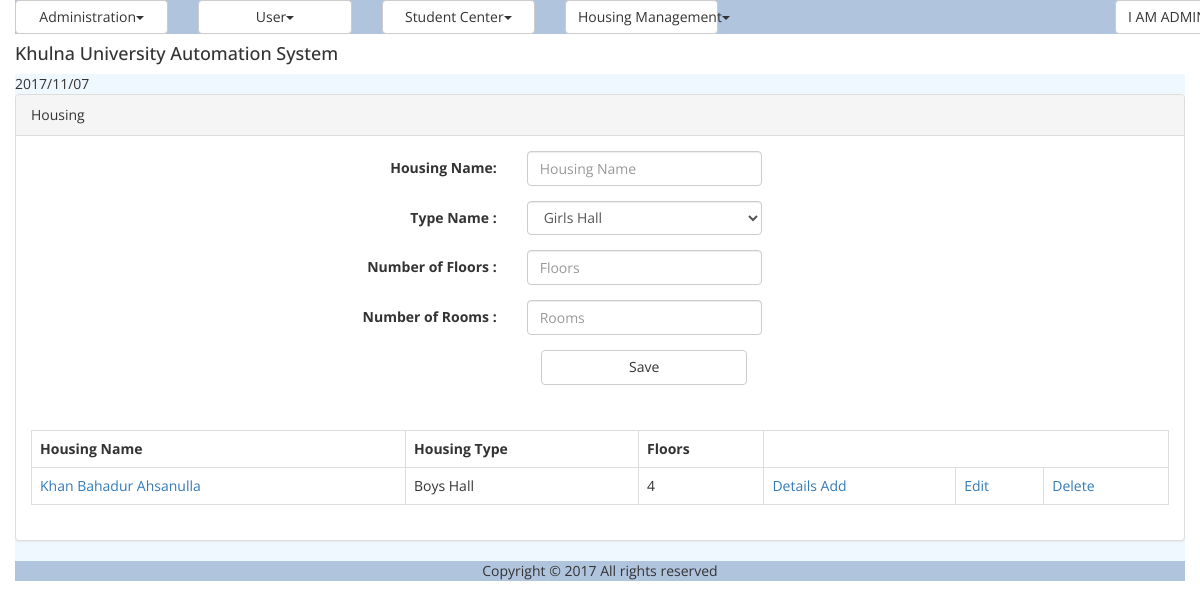
Before: /housing.php (signed in) with the older database file.
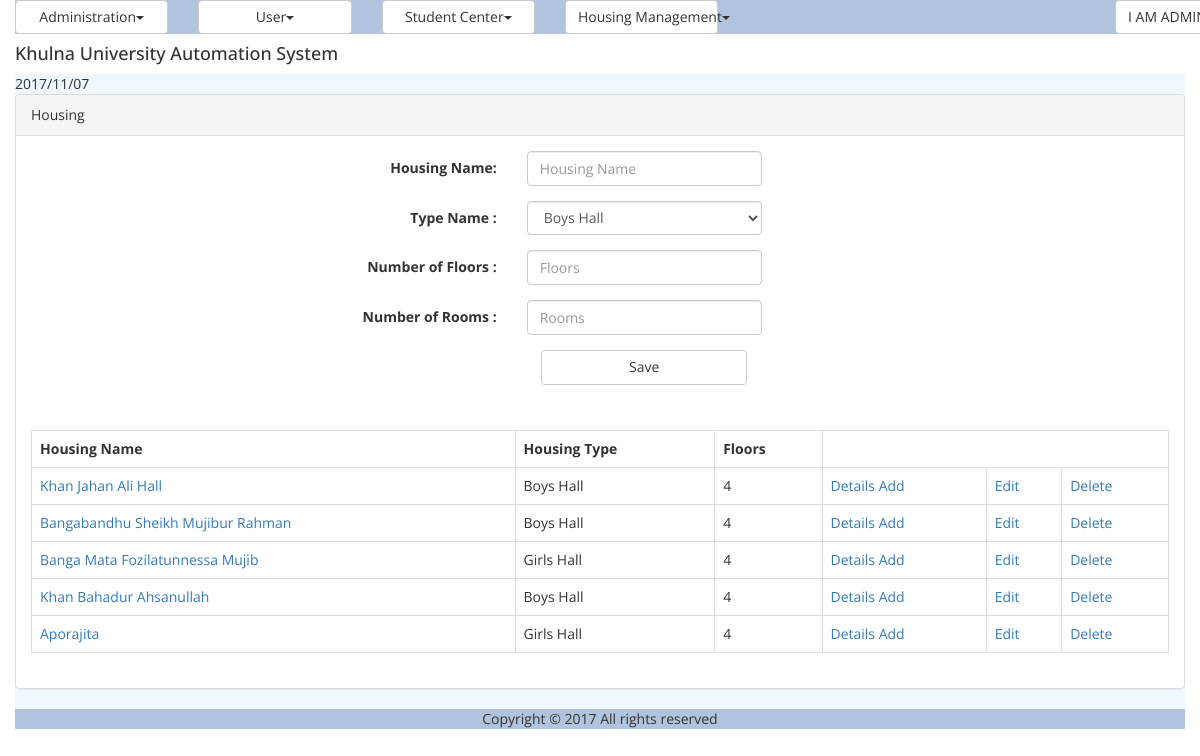
After: the same page with the newer database file.
### tables this page shows
CREATE TABLE `hms_type` (
  `id` varchar(128) NOT NULL,
  `name` varchar(128) NOT NULL
);

CREATE TABLE `hms_housing` (
  `id` varchar(40) NOT NULL,
  `name` varchar(40) NOT NULL,
  `type_id` varchar(128) NOT NULL,
  `no_of_floor` int(11) NOT NULL,
  `no_of_room` int(11) NOT NULL
);

### util/class.util.php (called while the page is built, shortened)
<?php
class ConfigUtil implements I_DBConfig, I_LogConfig, I_LanguageConfig{
	public static $s_instance;
	private $_host;
	private $_username;
	private $_password;
	private $_database;
	public static function getInstance() {
		if(!self::$s_instance) {
			self::$s_instance = new self();
		}
		return self::$s_instance;
	}
	private function readConfig(){
		$this->_ini_array = parse_ini_file(CONFIG.'system.ini');
		$this->_host =	$this->_ini_array['db_host'];
		$this->_username = $this->_ini_array['db_username'];
		$this->_password = $this->_ini_array['db_password'];
		$this->_database = $this->_ini_array['db_database'];
	}
	public function getDBHost(){
		return $this->_host;
	}
	public function getDBUserName(){
		return $this->_username;
	}
	public function getDBPassword(){
		return $this->_password;
	}
	public function getDBName(){
		return $this->_database;
	}
}
class DBUtil implements I_DBUtil {
	private static $s_instance;
	private $_host;
	private $_username;
	private $_password;
	private $_database;
	protected $_connection;
	protected $_result;
	public static function getInstance() {
		if(!self::$s_instance) {
			self::$s_instance = new self();
		}
		return self::$s_instance;
	}
	private function readDBConfig(){
		$_config = ConfigUtil::getInstance();
		$this->_host = $_config->getDBHost();
		$this->_username = $_config->getDBUserName();
		$this->_password = $_config->getDBPassword();
		$this->_database = $_config->getDBName();
	}
	private function setConnection(){
		$this->_connection = new mysqli($this->_host, $this->_username,
			$this->_password, $this->_database);
	}
	public function doQuery($sql) {
		$this->_result = $this->_connection->query($sql) or die(mysqli_error($this->_result));
		return $this->_result;
	}
	public function getNumRows() {
		$this->_numRows = mysqli_num_rows($this->_result);
		return $this->_numRows;
	}
	public function getAllRows() {
		$rows = array();
		for($x = 0; $x < $this->getNumRows(); $x++) {
			$rows[] = mysqli_fetch_assoc($this->_result);
		}
		return $rows;
	}
	public function getTopRow() {
		return $this->_result->fetch_array();
	}
}
class LogUtil{
	private static $s_instance;
	public static function getInstance(){
		if(!self::$s_instance) {
			self::$s_instance = new self();
		}
		return self::$s_instance;
	}
}
class LangUtil{
	private static $s_instance;
	public static function getInstance() {
		if(!self::$s_instance) {
			self::$s_instance = new self();
		}
		return self::$s_instance;
	}
}
?>

### modules/housing/ui/blade/view.housing.blade.php (called while the page is built, shortened)
<?php
include_once UTILITY.'class.util.php';
include_once MODULES_HOUSING_BAO.'class.housingbao.php';
include_once MODULES_HOUSING_BAO.'class.housingTypebao.php';
$_HousingBAO = new HousingBAO();
$_HousingTypeBAO = new HousingTypeBAO();
?>

### modules/housing/bao/class.housingTypebao.php (called while the page is built, shortened)
<?php
include_once UTILITY.'class.util.php';
include_once MODULES_HOUSING_DAO.'class.housingTypedao.php';
class HousingTypeBAO
{
	private $_HousingTypeDAO;
	function __construct(){
		$this->_HousingTypeDAO = new HousingTypeDAO();
	}
	public function getAllHousingTypes(){
		$Result = $this->_HousingTypeDAO->getAllHousingTypes();
		return $Result;
	}
}
 ?>

### modules/housing/dao/class.housingTypedao.php (called while the page is built, shortened)
<?php
include_once COMMON.'class.common.php';
include_once COMMON.'class.common.housing.php';
include_once UTILITY.'class.util.php';
class HousingTypeDAO
{
    private $_DB;
	function __construct(){
		$this->_DB = DBUtil::getInstance();
	}
	public function getAllHousingTypes(){
		$HousingTypeList = array();
		$this->_DB->doQuery("SELECT * FROM hms_type");
		$rows = $this->_DB->getAllRows();
		for($i = 0; $i < sizeof($rows); $i++) {
			$row = $rows[$i];
			$this->_HousingType = new HousingType();
		    $this->_HousingType->setID ( $row['id']);
		    $this->_HousingType->setName( $row['name'] );
		    $HousingTypeList[]=$this->_HousingType;
		}
		$Result = new Result();
		$Result->setIsSuccess(1);
		$Result->setResultObject($HousingTypeList);
		return $Result;
	}
}
 ?>

### common/class.common.php (called while the page is built, shortened)
<?php
class Result{
    private $_IsSuccess=0;
    private $_ResultObject;
    public function setIsSuccess($IsSuccess){
        $this->_IsSuccess = $IsSuccess;
    }
    public function getIsSuccess(){
        return $this->_IsSuccess;
    }
    public function setResultObject($ResultObject){
        $this->_ResultObject = $ResultObject;
    }
    public function getResultObject(){
        return $this->_ResultObject;
    }
}
?>

### common/class.common.housing.php (called while the page is built, shortened)
<?php
class HousingType{
    private $_ID;
    private $_name;
    public function setID ( $ID ) {
        $this->_ID = $ID;
    }
    public function getID () {
        return $this->_ID;
    }
    public function setName ($Name){
        $this->_name = $Name;
    }
    public function getName(){
        return $this->_name;
    }
}
class Housing{
    private $_ID;
    private $_name;
    private $_no_of_floor;
    private $_type_id;
    public function setID ( $ID ) {
        $this->_ID = $ID;
    }
    public function getID () {
        return $this->_ID;
    }
    public function setName ($Name){
        $this->_name = $Name;
    }
    public function getName(){
        return $this->_name;
    }
    public function setTypeId ($type_id){
        $this->_type_id = $type_id;
    }
    public function getTypeId(){
        return $this->_type_id;
    }
    public function setFloor ($no_of_floor){
        $this->_no_of_floor = $no_of_floor;
    }
    public function getFloor(){
        return $this->_no_of_floor;
    }
}

### modules/housing/bao/class.housingbao.php (called while the page is built, shortened)
<?php
include_once UTILITY.'class.util.php';
include_once MODULES_HOUSING_DAO.'class.housingdao.php';
Class HousingBAO{
	private $_HousingDAO;
	function __construct(){
		$this->_HousingDAO = new HousingDAO();
	}
	public function getAllHousing(){
		$Result = $this->_HousingDAO->getAllHousing();
		return $Result;
	}
	public function getNameFromTypeID($Housing){
		$Result = $this->_HousingDAO->getNameFromTypeID($Housing);
		return $Result;
	}
}
?>

### modules/housing/dao/class.housingdao.php (called while the page is built, shortened)
<?php
include_once COMMON.'class.common.php';
include_once COMMON.'class.common.housing.php';
include_once UTILITY.'class.util.php';
include_once MODULES_HOUSING_DAO.'class.housingTypedao.php';
Class HousingDAO{
	private $_DB;
	function __construct(){
		$this->_DB = DBUtil::getInstance();
	}
	public function getAllHousing(){
		$HousingList = array();
		$this->_DB->doQuery("SELECT * FROM hms_housing");
		$rows = $this->_DB->getAllRows();
		for($i = 0; $i < sizeof($rows); $i++) {
			$row = $rows[$i];
			$this->_Housing = new Housing();
		    $this->_Housing->setID ( $row['id']);
		    $this->_Housing->setName( $row['name'] );
		    $this->_Housing->setTypeId( $row['type_id'] );
		    $this->_Housing->setFloor( $row['no_of_floor'] );
		    $this->_Housing->setRoom( $row['no_of_room'] );
		    $HousingList[]=$this->_Housing;
		}
		$Result = new Result();
		$Result->setIsSuccess(1);
		$Result->setResultObject($HousingList);
		return $Result;
	}
	public function getNameFromTypeID($TypeID){
		$SQL = "SELECT * FROM hms_type WHERE id='".$TypeID."'";
		$SQL = $this->_DB->doQuery($SQL);
		$row = $this->_DB->getTopRow();
		$this->_HousingType = new HousingType();
		$this->_HousingType->setID ( $row['id']);
		$this->_HousingType->setName( $row['name'] );
	 	$Result = new Result();
		$Result->setIsSuccess(1);
		$Result->setResultObject($this->_HousingType);
		return $Result;
	}
}
?>

### modules/housing/ui/view.housing.php (the view, shortened to what the changed rows need)
<?php
include_once MODULES_HOUSING_BLADE.'view.housing.blade.php';
include_once COMMON.'class.common.php';
include_once COMMON.'class.common.housing.php';
?>
<div class="panel panel-default">
	    <div class="panel-body">
			<div id="form">
				<form method="post" class="form-horizontal">
					<?php if(!isset($_GET['edit'])){ ?>
						<div class="form-group">
							<div class="col-sm-6">
									    <?php
									    $var = '<select name="txtType" class="form-control"  id="select-from-type">';
										$Result = $_HousingTypeBAO->getAllHousingTypes();
										if($Result->getIsSuccess()){
											$HousingTypes = $Result->getResultObject();
									       for ($i=0; $i < sizeof($HousingTypes); $i++) {
									       		$HousingType = $HousingTypes[$i];
									    		$var = $var. '<option value="'.$HousingType->getID().'"';
									          	$var = $var.'>'.$HousingType->getName().'</option>';
											}
											$var = $var.'</select>';
										}
										echo $var;
										?>
							</div>
						</div>
					<?php }?>
				</form>
			</div>
		</div>
		<div class="panel-body">
			<table class="table table-bordered">
			<?php
			$Result = $_HousingBAO->getAllHousing();
			if($Result->getIsSuccess()){
				$HousingList = $Result->getResultObject();
			?>
				<tr>
					<th>Housing Name</th>
					<th>Housing Type</th>
					<th>Floors</th>
				</tr>
				<?php
				for($i = 0; $i < sizeof($HousingList); $i++) {
					$Housing = $HousingList[$i];
					?>
				    <tr>
				    <td>
				    <a href="housing_room.php?view=<?php echo $Housing->getID();  ?>&h_id=<?php echo $Housing->getID(); ?>" onclick="return ; " > <?php echo $Housing->getName(); ?></a>
				    </td>
					    <td><?php $id = $Housing->getTypeId();
					    	$Result2 = $_HousingBAO->getNameFromTypeID($id);
					    	if ($Result2->getIsSuccess()) {
					    		$HousingType = $Result2->getResultObject();
					    		echo $HousingType->getName();
					    	}
					    	?>
					    </td>
					    <td><?php echo $Housing->getFloor(); ?></td>
					    <td><a href="housing_details.php?view=<?php echo $Housing->getID(); ?>&h_id=<?php echo $Housing->getID(); ?>" onclick="return;" >Details Add</a></td>
					    <td><a href="?edit=<?php echo $Housing->getID(); ?>" onclick="return confirm('Are You Sure to edit !'); " >Edit</a></td>
					    <td><a href="?del=<?php echo $Housing->getID(); ?>" onclick="return confirm('Are You Sure to delete!'); " >Delete</a></td>
				    </tr>
			    <?php
				}
			}
			else{
				echo $Result->getResultObject();
			}
			?>
			</table>
		</div>
</div>

Changed rows visible on the page:
no longer on this page (row unchanged): hms_type: txtType "Girls Hall"
now on this page (row unchanged): hms_type: txtType "Boys Hall"
added hms_housing: name "Khan Jahan Ali Hall", type.name "Boys Hall", no_of_floor "4"
added hms_housing: name "Bangabandhu Sheikh Mujibur Rahman", type.name "Boys Hall", no_of_floor "4"
added hms_housing: name "Banga Mata Fozilatunnessa Mujib", type.name "Girls Hall", no_of_floor "4"
changed hms_housing: name "Khan Bahadur Ahsanulla" → "Khan Bahadur Ahsanullah"
added hms_housing: name "Aporajita", type.name "Girls Hall", no_of_floor "4"
